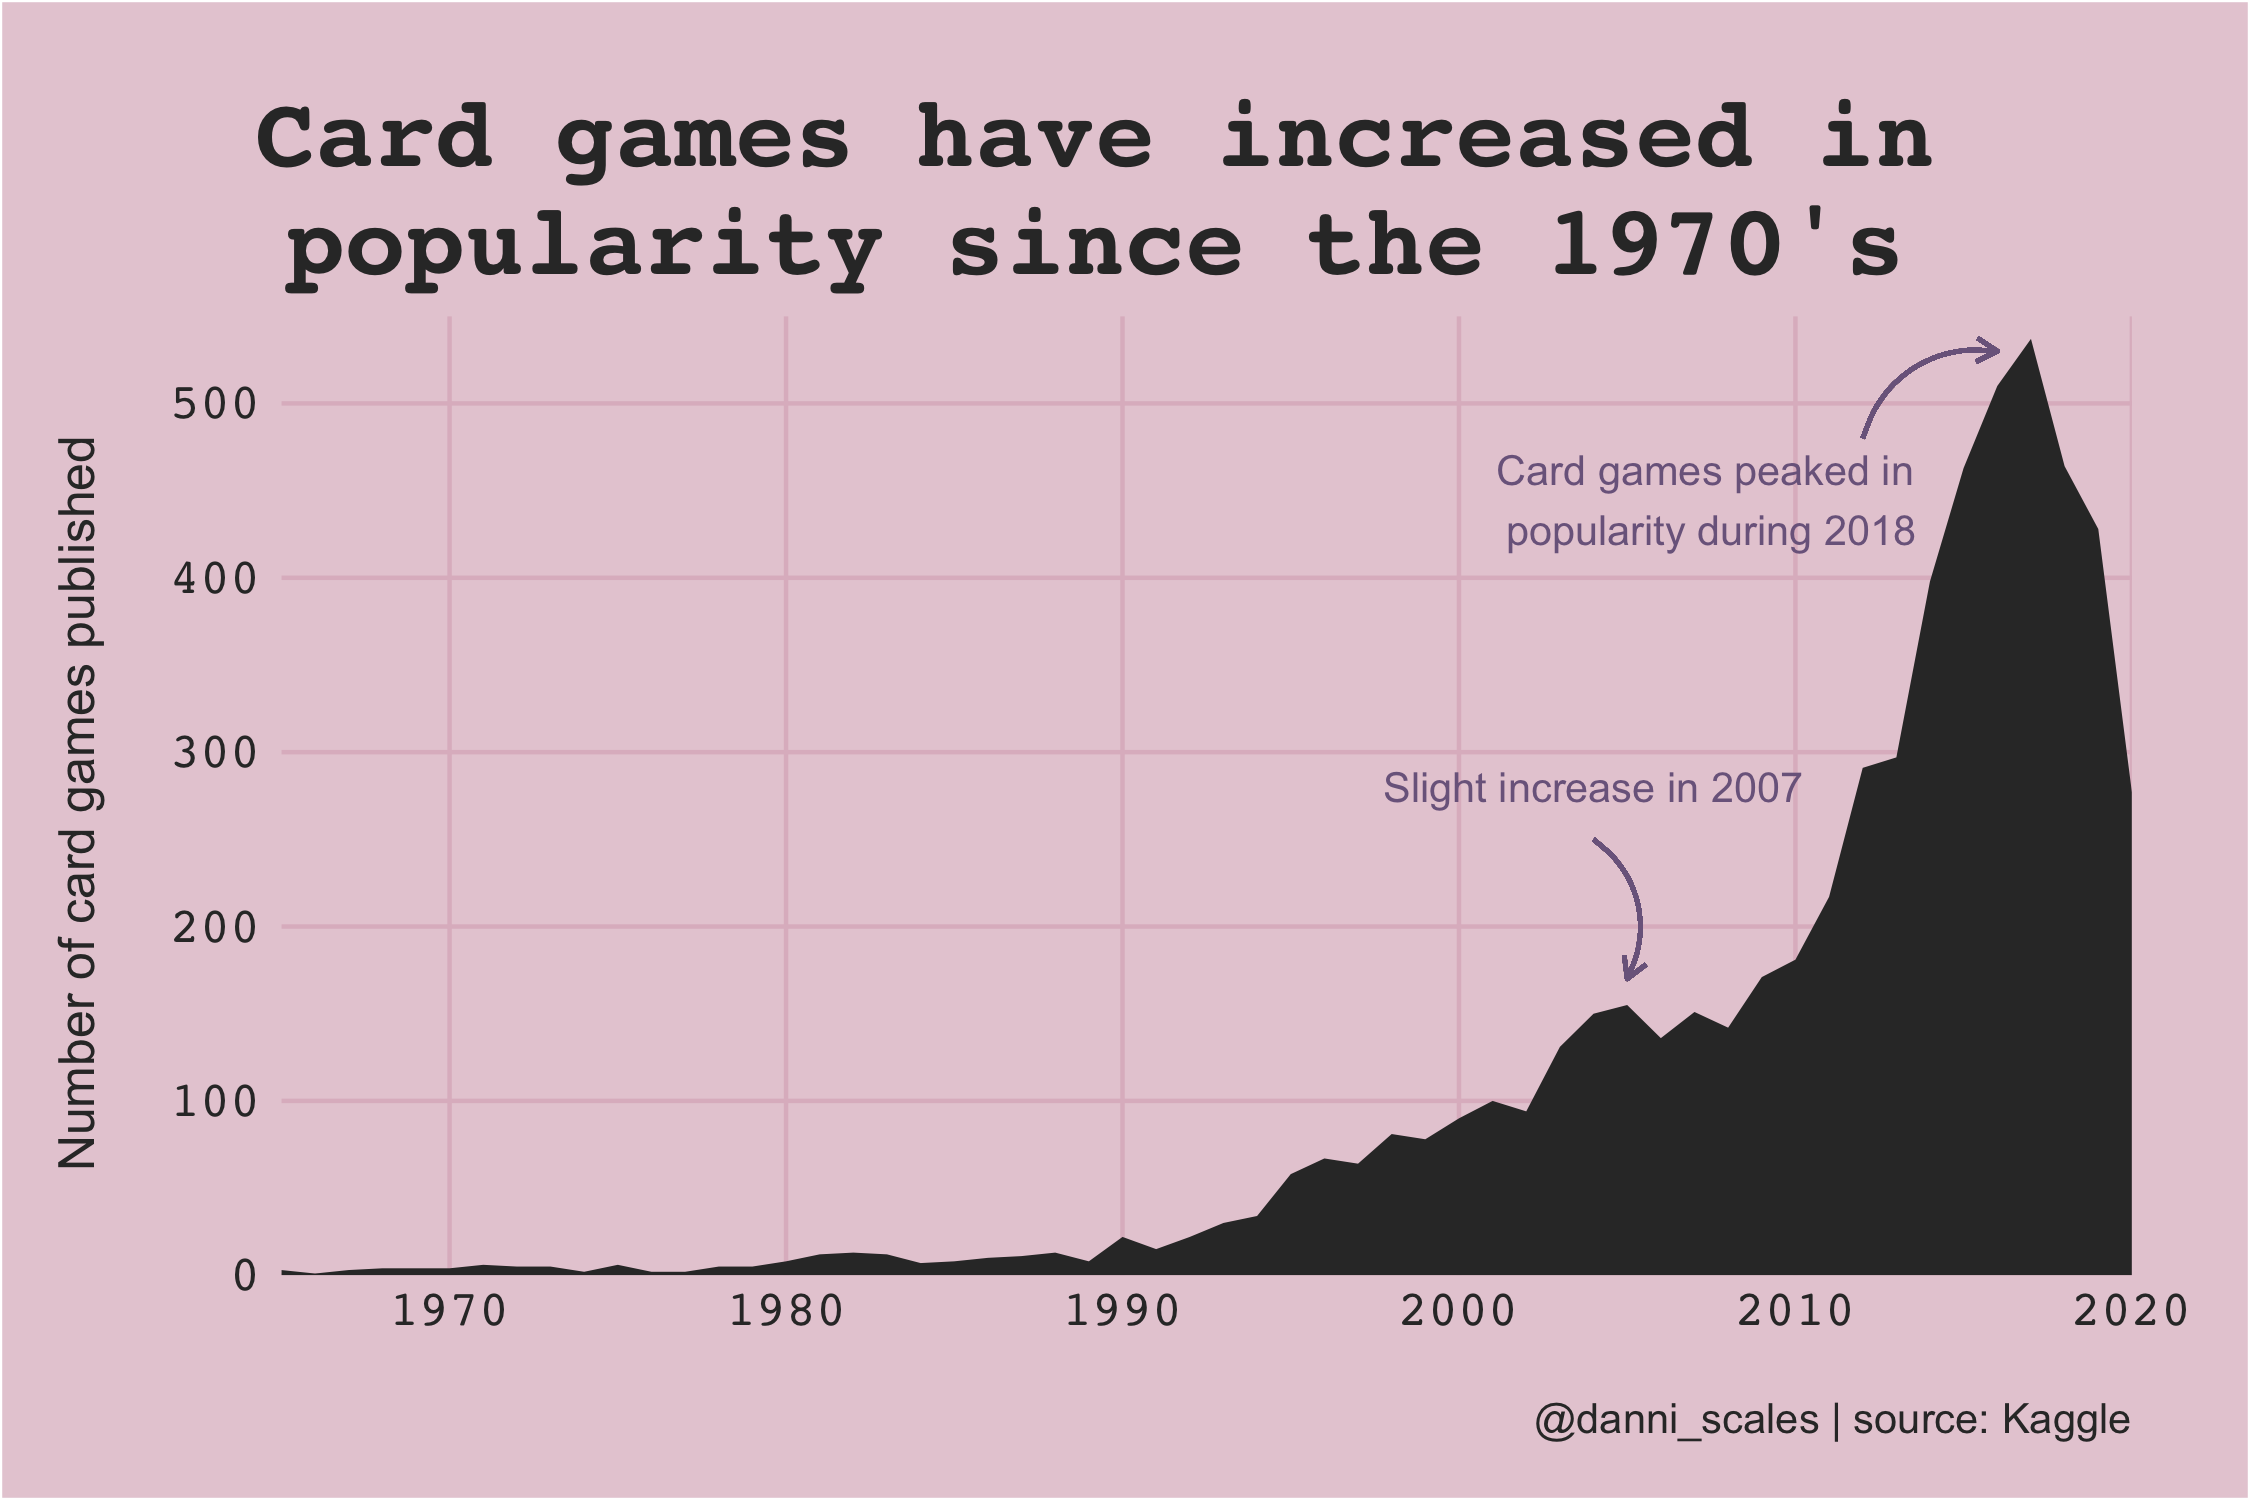

Write the R code that produced this figure.
library(pacman)
pacman::p_load(here,
               tidyverse,
               tidytuesdayR # load tidytuesday data
               )

# load data
tuesdata <- tuesdata <- tidytuesdayR::tt_load(2022, week = 4)
ratings <- tuesdata$ratings
details <- tuesdata$details

df <- left_join(ratings, details, by = "id")

view(df)

# data cleanup
df %>%
  filter(yearpublished >= 1965) %>%
  select(id, boardgamecategory, yearpublished) %>%
  mutate(boardgamecategory = str_remove_all(boardgamecategory, paste(c("\\[", "\\]", '\\"', "\\'"), collapse = "|"))) %>%
  separate_rows(boardgamecategory, sep = ",") %>%
  mutate(boardgamecategory = str_trim(boardgamecategory)) %>%
  distinct() %>%
  filter(boardgamecategory %in% "Card Game") %>%
  group_by(yearpublished) %>%
  tally() %>%
  
  # plot
  ggplot(aes(x = yearpublished, y = n)) +
  geom_area(fill = "#333333") +
  
  # scales
  scale_x_continuous(limits = c(1965,2020),
                     expand = c(0,0)) +
  scale_y_continuous(limits = c(0,550),
                     breaks = c(0,100,200,300,400,500,Inf),
                     expand = c(0,0)) +
  # captions and labels
  labs(title = "\nCard games have increased in
popularity since the 1970's",
  x = "",
  y = "Number of card games published \n",
  caption = "\n@danni_scales | source: Kaggle") +
  
  # theme
  theme(
    plot.title = element_text(family = "mono", face = "bold", size = 24, color = "#333333", hjust = 0.5),
    plot.title.position = "plot",
    plot.caption = element_text(color = "#333333", size = 10),
    plot.margin = unit(c(0,1,0.5,0.5), "cm"), # t, r, b, l
    plot.background = element_rect(fill = "#e7cdd6"),
    panel.background = element_rect(fill = "#e7cdd6"),
    panel.grid.major = element_line(color = "#dfbbc8"),
    panel.grid.minor = element_blank(),
    axis.title.x = element_blank(),
    axis.text.x = element_text(color = "#333333", size = 12, family = "mono"),
    axis.title.y = element_text(color = "#333333", size = 12),
    axis.text.y = element_text(color = "#333333", size = 12, family = "mono"),
    axis.ticks = element_blank(),
    axis.line = element_blank(),
    text = element_text()
  ) +
  
  # arrows
  geom_curve(
    aes(x = 2004, xend = 2005, y = 250, yend = 170),
    arrow = arrow(length = unit(2, "mm")),
    colour = "#7c668c",
    curvature = -0.4
  ) +
  geom_curve(
    aes(x = 2012, xend = 2016, y = 480, yend = 530),
    arrow = arrow(length = unit(2, "mm")),
    colour = "#7c668c",
    curvature = -0.4
  ) +
  
  # text annotations
  annotate(
    "text",
    x = 2007.5,
    y = 445,
    label = paste0('Card games peaked in \npopularity during 2018'),
    color = "#7c668c",
    size = 3.5
  ) +
  annotate(
    "text",
    x = 2004,
    y = 280,
    label = "Slight increase in 2007",
    color = "#7c668c",
    size = 3.5
  ) 

ggsave("2022_week4/2022_week4.png", width = 7.5, height = 5, device = png)
